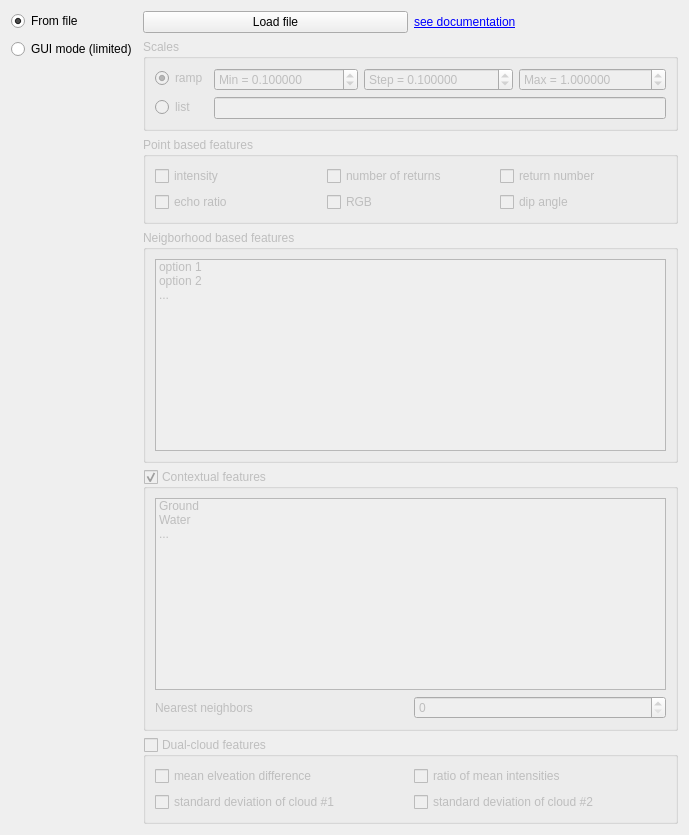
     <widget class="QWidget" name="FeaturesPage">
      <attribute name="title">
       <string>Scales and Scalar/features selection</string>
      </attribute>
      <layout class="QFormLayout" name="formLayout_7">
       <item row="0" column="0">
        <widget class="QRadioButton" name="fromFileRadioButton">
         <property name="text">
          <string>From file</string>
         </property>
         <property name="checked">
          <bool>true</bool>
         </property>
        </widget>
       </item>
       <item row="0" column="1">
        <widget class="QFrame" name="featuresFromFileGroupBox">
         <layout class="QHBoxLayout" name="horizontalLayout_5">
          <property name="leftMargin">
           <number>0</number>
          </property>
          <property name="topMargin">
           <number>0</number>
          </property>
          <property name="rightMargin">
           <number>0</number>
          </property>
          <property name="bottomMargin">
           <number>0</number>
          </property>
          <item>
           <widget class="QPushButton" name="pushButton">
            <property name="text">
             <string>Load file</string>
            </property>
           </widget>
          </item>
          <item>
           <widget class="QLabel" name="label_11">
            <property name="text">
             <string>&lt;a href=&quot;https://www.cloudcompare.org/doc/wiki&quot;&gt;see documentation&lt;/a&gt;</string>
            </property>
            <property name="openExternalLinks">
             <bool>true</bool>
            </property>
           </widget>
          </item>
         </layout>
        </widget>
       </item>
       <item row="1" column="0">
        <widget class="QRadioButton" name="guiModeRadioButton">
         <property name="text">
          <string>GUI mode (limited)</string>
         </property>
        </widget>
       </item>
       <item row="1" column="1">
        <widget class="QFrame" name="featuresFromGUIGroupBox">
         <property name="enabled">
          <bool>false</bool>
         </property>
         <layout class="QVBoxLayout" name="verticalLayout_5">
          <property name="leftMargin">
           <number>0</number>
          </property>
          <property name="topMargin">
           <number>0</number>
          </property>
          <property name="rightMargin">
           <number>0</number>
          </property>
          <property name="bottomMargin">
           <number>0</number>
          </property>
          <item>
           <widget class="QGroupBox" name="scalesGroupBox">
            <property name="title">
             <string>Scales</string>
            </property>
            <layout class="QFormLayout" name="formLayout_6">
             <item row="0" column="0">
              <widget class="QRadioButton" name="scalesRampRadioButton">
               <property name="text">
                <string>ramp</string>
               </property>
               <property name="checked">
                <bool>true</bool>
               </property>
              </widget>
             </item>
             <item row="0" column="1">
              <widget class="QFrame" name="scalesRampFrame">
               <layout class="QHBoxLayout" name="horizontalLayout_2">
                <property name="leftMargin">
                 <number>0</number>
                </property>
                <property name="topMargin">
                 <number>0</number>
                </property>
                <property name="rightMargin">
                 <number>0</number>
                </property>
                <property name="bottomMargin">
                 <number>0</number>
                </property>
                <item>
                 <widget class="QDoubleSpinBox" name="minScaleDoubleSpinBox">
                  <property name="toolTip">
                   <string>Mininum scale</string>
                  </property>
                  <property name="prefix">
                   <string>Min = </string>
                  </property>
                  <property name="decimals">
                   <number>6</number>
                  </property>
                  <property name="minimum">
                   <double>0.000001000000000</double>
                  </property>
                  <property name="maximum">
                   <double>1000000000.000000000000000</double>
                  </property>
                  <property name="singleStep">
                   <double>0.100000000000000</double>
                  </property>
                  <property name="value">
                   <double>0.100000000000000</double>
                  </property>
                 </widget>
                </item>
                <item>
                 <widget class="QDoubleSpinBox" name="stepScaleDoubleSpinBox">
                  <property name="toolTip">
                   <string>Step</string>
                  </property>
                  <property name="prefix">
                   <string>Step = </string>
                  </property>
                  <property name="decimals">
                   <number>6</number>
                  </property>
                  <property name="minimum">
                   <double>0.000001000000000</double>
                  </property>
                  <property name="maximum">
                   <double>1000000000.000000000000000</double>
                  </property>
                  <property name="singleStep">
                   <double>0.100000000000000</double>
                  </property>
                  <property name="value">
                   <double>0.100000000000000</double>
                  </property>
                 </widget>
                </item>
                <item>
                 <widget class="QDoubleSpinBox" name="maxScaleDoubleSpinBox">
                  <property name="toolTip">
                   <string>Max scale</string>
                  </property>
                  <property name="prefix">
                   <string>Max = </string>
                  </property>
                  <property name="decimals">
                   <number>6</number>
                  </property>
                  <property name="minimum">
                   <double>0.000001000000000</double>
                  </property>
                  <property name="maximum">
                   <double>1000000000.000000000000000</double>
                  </property>
                  <property name="value">
                   <double>1.000000000000000</double>
                  </property>
                 </widget>
                </item>
               </layout>
              </widget>
             </item>
             <item row="1" column="0">
              <widget class="QRadioButton" name="scalesListRadioButton">
               <property name="toolTip">
                <string>Inp</string>
               </property>
               <property name="text">
                <string>list</string>
               </property>
              </widget>
             </item>
             <item row="1" column="1">
              <widget class="QLineEdit" name="scalesListLineEdit">
               <property name="enabled">
                <bool>false</bool>
               </property>
               <property name="toolTip">
                <string>Input scales as a list of values (separated by a space character)</string>
               </property>
              </widget>
             </item>
            </layout>
           </widget>
          </item>
          <item>
           <widget class="QGroupBox" name="pointBasedFeaturesGroupBox">
            <property name="title">
             <string>Point based features</string>
            </property>
            <layout class="QGridLayout" name="gridLayout_2">
             <item row="0" column="0">
              <widget class="QCheckBox" name="pbfIntensityCheckBox">
               <property name="text">
                <string>intensity</string>
               </property>
              </widget>
             </item>
             <item row="0" column="1">
              <widget class="QCheckBox" name="pbfReturnCountCheckBox">
               <property name="text">
                <string>number of returns</string>
               </property>
              </widget>
             </item>
             <item row="0" column="2">
              <widget class="QCheckBox" name="pbfReturnNumberCheckBox">
               <property name="text">
                <string>return number</string>
               </property>
              </widget>
             </item>
             <item row="1" column="0">
              <widget class="QCheckBox" name="pbfEchoRatioCheckBox">
               <property name="toolTip">
                <string>echo ratio = return number / number of returns</string>
               </property>
               <property name="text">
                <string>echo ratio</string>
               </property>
              </widget>
             </item>
             <item row="1" column="1">
              <widget class="QCheckBox" name="pbfRGBCheckBox">
               <property name="text">
                <string>RGB</string>
               </property>
              </widget>
             </item>
             <item row="1" column="2">
              <widget class="QCheckBox" name="pbfDipAngleCheckBox">
               <property name="text">
                <string>dip angle</string>
               </property>
              </widget>
             </item>
            </layout>
           </widget>
          </item>
          <item>
           <widget class="QGroupBox" name="nnBasedFeaturesGroupBox">
            <property name="sizePolicy">
             <sizepolicy hsizetype="Preferred" vsizetype="Maximum">
              <horstretch>0</horstretch>
              <verstretch>0</verstretch>
             </sizepolicy>
            </property>
            <property name="title">
             <string>Neigborhood based features</string>
            </property>
            <layout class="QHBoxLayout" name="horizontalLayout_3">
             <item>
              <widget class="QListWidget" name="nnBasedFeaturesListWidget">
               <property name="sizePolicy">
                <sizepolicy hsizetype="Expanding" vsizetype="Expanding">
                 <horstretch>0</horstretch>
                 <verstretch>0</verstretch>
                </sizepolicy>
               </property>
               <property name="selectionMode">
                <enum>QAbstractItemView::MultiSelection</enum>
               </property>
               <item>
                <property name="text">
                 <string>option 1</string>
                </property>
               </item>
               <item>
                <property name="text">
                 <string>option 2</string>
                </property>
               </item>
               <item>
                <property name="text">
                 <string>...</string>
                </property>
               </item>
              </widget>
             </item>
            </layout>
           </widget>
          </item>
          <item>
           <widget class="QGroupBox" name="contextualFeaturesGroupBox">
            <property name="sizePolicy">
             <sizepolicy hsizetype="Preferred" vsizetype="Maximum">
              <horstretch>0</horstretch>
              <verstretch>0</verstretch>
             </sizepolicy>
            </property>
            <property name="title">
             <string>Contextual features</string>
            </property>
            <property name="checkable">
             <bool>true</bool>
            </property>
            <layout class="QVBoxLayout" name="verticalLayout_4">
             <item>
              <widget class="QListWidget" name="nnBasedFeaturesListWidget_2">
               <property name="sizePolicy">
                <sizepolicy hsizetype="Expanding" vsizetype="Preferred">
                 <horstretch>0</horstretch>
                 <verstretch>0</verstretch>
                </sizepolicy>
               </property>
               <property name="selectionMode">
                <enum>QAbstractItemView::MultiSelection</enum>
               </property>
               <item>
                <property name="text">
                 <string>Ground</string>
                </property>
               </item>
               <item>
                <property name="text">
                 <string>Water</string>
                </property>
               </item>
               <item>
                <property name="text">
                 <string>...</string>
                </property>
               </item>
              </widget>
             </item>
             <item>
              <layout class="QHBoxLayout" name="horizontalLayout_4">
               <item>
                <widget class="QLabel" name="label_10">
                 <property name="text">
                  <string>Nearest neighbors</string>
                 </property>
                </widget>
               </item>
               <item>
                <widget class="QSpinBox" name="cfKnnSpinBox">
                 <property name="toolTip">
                  <string>The vertical distance will be computed to the 'k' nearest neighbors</string>
                 </property>
                </widget>
               </item>
              </layout>
             </item>
            </layout>
           </widget>
          </item>
          <item>
           <widget class="QGroupBox" name="dualCloudFeaturesGroupBox">
            <property name="toolTip">
             <string>Requires two source clouds</string>
            </property>
            <property name="title">
             <string>Dual-cloud features</string>
            </property>
            <property name="checkable">
             <bool>true</bool>
            </property>
            <property name="checked">
             <bool>false</bool>
            </property>
            <layout class="QGridLayout" name="gridLayout_3">
             <item row="0" column="0">
              <widget class="QCheckBox" name="checkBox">
               <property name="text">
                <string>mean elveation difference</string>
               </property>
              </widget>
             </item>
             <item row="0" column="1">
              <widget class="QCheckBox" name="checkBox_4">
               <property name="text">
                <string>ratio of mean intensities</string>
               </property>
              </widget>
             </item>
             <item row="1" column="0">
              <widget class="QCheckBox" name="checkBox_3">
               <property name="text">
                <string>standard deviation of cloud #1</string>
               </property>
              </widget>
             </item>
             <item row="1" column="1">
              <widget class="QCheckBox" name="checkBox_2">
               <property name="text">
                <string>standard deviation of cloud #2</string>
               </property>
              </widget>
             </item>
            </layout>
           </widget>
          </item>
         </layout>
        </widget>
       </item>
      </layout>
     </widget>
